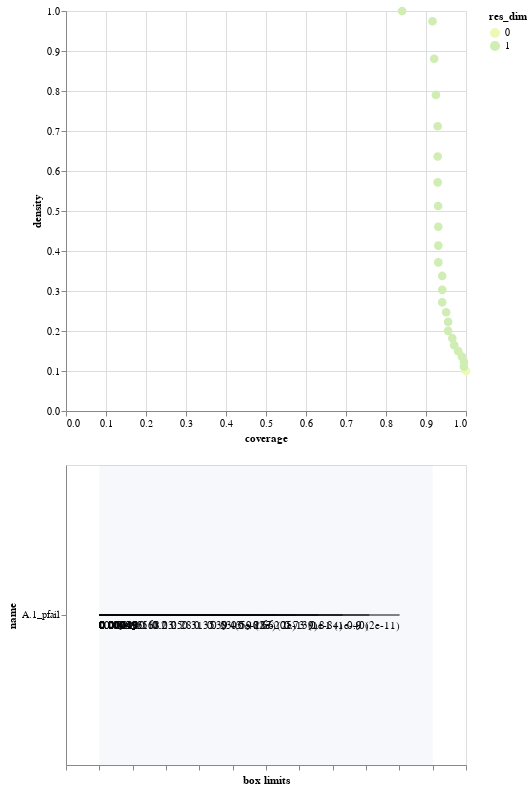

The cell this chart's notebook holds for it:
### Code cell
from ema_workbench.analysis import prim

outcomes_interest = outcomes_df['EAD'] > np.percentile(outcomes_df['EAD'],90)
outcomes_interest

prim_alg = prim.Prim(experiments, outcomes_interest, threshold=0.7, peel_alpha=0.1)
box1 = prim_alg.find_box()
box1.inspect_tradeoff()

### Figure 1 — Vega-Lite specification as saved in the notebook (floating-point values rounded to 4 significant figures)
{"$schema": "https://vega.github.io/schema/vega-lite/v3.4.0.json", "config": {"mark": {"tooltip": null}, "view": {"height": 300, "width": 400}}, "datasets": {"data-7dbb7cec7db51085fd838dffcb11c43d": [{"coverage": 1, "density": 0.09997, "id": 0, "mass": 1, "mean": 0.09997, "res_dim": 0}, {"coverage": 0.9947, "density": 0.1106, "id": 1, "mass": 0.8995, "mean": 0.1106, "res_dim": 1}, {"coverage": 0.9947, "density": 0.1229, "id": 2, "mass": 0.8095, "mean": 0.1229, "res_dim": 1}, {"coverage": 0.9897, "density": 0.1358, "id": 3, "mass": 0.7285, "mean": 0.1358, "res_dim": 1}, {"coverage": 0.9805, "density": 0.1495, "id": 4, "mass": 0.6555, "mean": 0.1495, "res_dim": 1}, {"coverage": 0.9705, "density": 0.1646, "id": 5, "mass": 0.5895, "mean": 0.1646, "res_dim": 1}, {"coverage": 0.9657, "density": 0.182, "id": 6, "mass": 0.5305, "mean": 0.182, "res_dim": 1}, {"coverage": 0.9552, "density": 0.2004, "id": 7, "mass": 0.4765, "mean": 0.2004, "res_dim": 1}, {"coverage": 0.9552, "density": 0.2229, "id": 8, "mass": 0.4285, "mean": 0.2229, "res_dim": 1}, {"coverage": 0.9505, "density": 0.2468, "id": 9, "mass": 0.385, "mean": 0.2468, "res_dim": 1}, {"coverage": 0.9405, "density": 0.2717, "id": 10, "mass": 0.346, "mean": 0.2717, "res_dim": 1}, {"coverage": 0.9405, "density": 0.3028, "id": 11, "mass": 0.3105, "mean": 0.3028, "res_dim": 1}, {"coverage": 0.9405, "density": 0.3376, "id": 12, "mass": 0.2785, "mean": 0.3376, "res_dim": 1}, {"coverage": 0.9307, "density": 0.3715, "id": 13, "mass": 0.2505, "mean": 0.3715, "res_dim": 1}, {"coverage": 0.9307, "density": 0.4136, "id": 14, "mass": 0.225, "mean": 0.4136, "res_dim": 1}, {"coverage": 0.9307, "density": 0.4606, "id": 15, "mass": 0.202, "mean": 0.4606, "res_dim": 1}, {"coverage": 0.9302, "density": 0.5124, "id": 16, "mass": 0.1815, "mean": 0.5124, "res_dim": 1}, {"coverage": 0.9292, "density": 0.5717, "id": 17, "mass": 0.1625, "mean": 0.5717, "res_dim": 1}, {"coverage": 0.9292, "density": 0.6363, "id": 18, "mass": 0.146, "mean": 0.6363, "res_dim": 1}, {"coverage": 0.9292, "density": 0.7119, "id": 19, "mass": 0.1305, "mean": 0.7119, "res_dim": 1}, {"coverage": 0.9247, "density": 0.7902, "id": 20, "mass": 0.117, "mean": 0.7902, "res_dim": 1}, {"coverage": 0.9205, "density": 0.8806, "id": 21, "mass": 0.1045, "mean": 0.8806, "res_dim": 1}, {"coverage": 0.9162, "density": 0.9745, "id": 22, "mass": 0.094, "mean": 0.9745, "res_dim": 1}, {"coverage": 0.8402, "density": 1, "id": 23, "mass": 0.084, "mean": 1, "res_dim": 1}], "data-bb8d07f6df3d47a6a475317795287b23": [{"end": 1, "start": 0}], "data-d751713988987e9331980363e24189ce": [], "data-d8805f6d8a4afcb919ec8050df89c271": [{"id": 1, "maximum": 0.9995, "minimum": 0.0004883, "name": "A.1_pfail", "qp_lower": -1, "qp_upper": 2.235e-11, "x1": 0.0004883, "x2": 0.9004}, {"id": 2, "maximum": 0.9995, "minimum": 0.0004883, "name": "A.1_pfail", "qp_lower": -1, "qp_upper": 1.258e-40, "x1": 0.0004883, "x2": 0.8096}, {"id": 3, "maximum": 0.9995, "minimum": 0.0004883, "name": "A.1_pfail", "qp_lower": -1, "qp_upper": 1.37e-84, "x1": 0.0004883, "x2": 0.7295}, {"id": 4, "maximum": 0.9995, "minimum": 0.0004883, "name": "A.1_pfail", "qp_lower": -1, "qp_upper": 1.562e-139, "x1": 0.0004883, "x2": 0.6562}, {"id": 5, "maximum": 0.9995, "minimum": 0.0004883, "name": "A.1_pfail", "qp_lower": -1, "qp_upper": 1.912e-205, "x1": 0.0004883, "x2": 0.5898}, {"id": 6, "maximum": 0.9995, "minimum": 0.0004883, "name": "A.1_pfail", "qp_lower": -1, "qp_upper": 5.191e-287, "x1": 0.0004883, "x2": 0.5312}, {"id": 7, "maximum": 0.9995, "minimum": 0.0004883, "name": "A.1_pfail", "qp_lower": -1, "qp_upper": 0, "x1": 0.0004883, "x2": 0.4775}, {"id": 8, "maximum": 0.9995, "minimum": 0.0004883, "name": "A.1_pfail", "qp_lower": -1, "qp_upper": 0, "x1": 0.0004883, "x2": 0.4287}, {"id": 9, "maximum": 0.9995, "minimum": 0.0004883, "name": "A.1_pfail", "qp_lower": -1, "qp_upper": 0, "x1": 0.0004883, "x2": 0.3857}, {"id": 10, "maximum": 0.9995, "minimum": 0.0004883, "name": "A.1_pfail", "qp_lower": -1, "qp_upper": 0, "x1": 0.0004883, "x2": 0.3467}, {"id": 11, "maximum": 0.9995, "minimum": 0.0004883, "name": "A.1_pfail", "qp_lower": -1, "qp_upper": 0, "x1": 0.0004883, "x2": 0.3105}, {"id": 12, "maximum": 0.9995, "minimum": 0.0004883, "name": "A.1_pfail", "qp_lower": -1, "qp_upper": 0, "x1": 0.0004883, "x2": 0.2793}, {"id": 13, "maximum": 0.9995, "minimum": 0.0004883, "name": "A.1_pfail", "qp_lower": -1, "qp_upper": 0, "x1": 0.0004883, "x2": 0.251}, {"id": 14, "maximum": 0.9995, "minimum": 0.0004883, "name": "A.1_pfail", "qp_lower": -1, "qp_upper": 0, "x1": 0.0004883, "x2": 0.2256}, {"id": 15, "maximum": 0.9995, "minimum": 0.0004883, "name": "A.1_pfail", "qp_lower": -1, "qp_upper": 0, "x1": 0.0004883, "x2": 0.2021}, {"id": 16, "maximum": 0.9995, "minimum": 0.0004883, "name": "A.1_pfail", "qp_lower": -1, "qp_upper": 0, "x1": 0.0004883, "x2": 0.1816}, {"id": 17, "maximum": 0.9995, "minimum": 0.0004883, "name": "A.1_pfail", "qp_lower": -1, "qp_upper": 0, "x1": 0.0004883, "x2": 0.1641}, {"id": 18, "maximum": 0.9995, "minimum": 0.0004883, "name": "A.1_pfail", "qp_lower": -1, "qp_upper": 0, "x1": 0.0004883, "x2": 0.1465}, {"id": 19, "maximum": 0.9995, "minimum": 0.0004883, "name": "A.1_pfail", "qp_lower": -1, "qp_upper": 0, "x1": 0.0004883, "x2": 0.1309}, {"id": 20, "maximum": 0.9995, "minimum": 0.0004883, "name": "A.1_pfail", "qp_lower": -1, "qp_upper": 0, "x1": 0.0004883, "x2": 0.1172}, {"id": 21, "maximum": 0.9995, "minimum": 0.0004883, "name": "A.1_pfail", "qp_lower": -1, "qp_upper": 0, "x1": 0.0004883, "x2": 0.1055}, {"id": 22, "maximum": 0.9995, "minimum": 0.0004883, "name": "A.1_pfail", "qp_lower": -1, "qp_upper": 0, "x1": 0.0004883, "x2": 0.09473}, {"id": 23, "maximum": 0.9995, "minimum": 0.0004883, "name": "A.1_pfail", "qp_lower": -1, "qp_upper": 0, "x1": 0.0004883, "x2": 0.08398}]}, "vconcat": [{"data": {"name": "data-7dbb7cec7db51085fd838dffcb11c43d"}, "encoding": {"color": {"field": "res_dim", "scale": {"range": ["#eff9b6", "#d0edb3", "#97d6b9", "#5dc0c0", "#31a5c2", "#1f80b8", "#2354a3", "#21318d"]}, "type": "ordinal"}, "opacity": {"condition": {"selection": "selector001", "value": 1}, "value": 0.4}, "tooltip": [{"field": "id", "type": "ordinal"}, {"field": "coverage", "format": ".2", "type": "quantitative"}, {"field": "density", "format": ".2", "type": "quantitative"}, {"field": "res_dim", "type": "ordinal"}], "x": {"field": "coverage", "type": "quantitative"}, "y": {"field": "density", "type": "quantitative"}}, "height": 400, "mark": {"size": 75, "type": "circle"}, "selection": {"selector001": {"fields": ["id"], "type": "single"}}, "width": 400}, {"layer": [{"data": {"name": "data-d8805f6d8a4afcb919ec8050df89c271"}, "encoding": {"x": {"axis": {"grid": false, "labels": false, "title": "box limits"}, "field": "x_lower", "scale": {"domain": [0, 1], "padding": 0.1}, "type": "quantitative"}, "x2": {"field": "x_upper"}, "y": {"field": "name", "scale": {"padding": 1}, "type": "nominal"}}, "mark": "rule", "transform": [{"as": "x_lower", "calculate": "(datum.x1-datum.minimum)/(datum.maximum-datum.minimum)"}, {"as": "x_upper", "calculate": "(datum.x2-datum.minimum)/(datum.maximum-datum.minimum)"}, {"filter": {"selection": "selector001"}}], "width": 400}, {"data": {"name": "data-d8805f6d8a4afcb919ec8050df89c271"}, "encoding": {"text": {"field": "text", "type": "ordinal"}, "x": {"axis": {"grid": false, "labels": false, "title": "box limits"}, "field": "x_lower", "scale": {"domain": [0, 1], "padding": 0.1}, "type": "quantitative"}, "x2": {"field": "x_upper"}, "y": {"field": "name", "scale": {"padding": 1}, "type": "nominal"}}, "mark": {"align": "left", "baseline": "top", "dy": 5, "type": "text"}, "transform": [{"as": "x_lower", "calculate": "(datum.x1-datum.minimum)/(datum.maximum-datum.minimum)"}, {"as": "x_upper", "calculate": "(datum.x2-datum.minimum)/(datum.maximum-datum.minimum)"}, {"filter": {"selection": "selector001"}}, {"as": "text", "calculate": "datum.qp_lower>0?format(datum.x1, \".2\")+\" (\"+format(datum.qp_lower, \".1~g\")+\")\" :format(datum.x1, \".2\")"}], "width": 400}, {"data": {"name": "data-d8805f6d8a4afcb919ec8050df89c271"}, "encoding": {"text": {"field": "text", "type": "ordinal"}, "x": {"field": "x_upper", "type": "quantitative"}, "x2": {"field": "x_upper"}, "y": {"field": "name", "scale": {"padding": 1}, "type": "nominal"}}, "mark": {"align": "right", "baseline": "top", "dy": 5, "type": "text"}, "transform": [{"as": "x_lower", "calculate": "(datum.x1-datum.minimum)/(datum.maximum-datum.minimum)"}, {"as": "x_upper", "calculate": "(datum.x2-datum.minimum)/(datum.maximum-datum.minimum)"}, {"filter": {"selection": "selector001"}}, {"as": "text", "calculate": "datum.qp_upper>0?format(datum.x2, \".2\")+\" (\"+format(datum.qp_upper, \".1\")+\")\" :format(datum.x2, \".2\")"}], "width": 400}, {"data": {"name": "data-bb8d07f6df3d47a6a475317795287b23"}, "encoding": {"x": {"field": "start", "type": "quantitative"}, "x2": {"field": "end"}}, "mark": {"opacity": 0.05, "type": "rect"}}, {"data": {"name": "data-d751713988987e9331980363e24189ce"}, "encoding": {"x": {"field": "x", "type": "quantitative"}, "y": {"field": "name", "type": "nominal"}}, "mark": "point", "transform": [{"filter": {"selection": "selector001"}}], "width": 400}, {"data": {"name": "data-d751713988987e9331980363e24189ce"}, "encoding": {"text": {"field": "item", "type": "nominal"}, "x": {"field": "x", "type": "quantitative"}, "y": {"field": "name", "type": "nominal"}}, "mark": {"align": "center", "baseline": "top", "dy": 5, "type": "text"}, "transform": [{"filter": {"selection": "selector001"}}], "width": 400}]}]}
